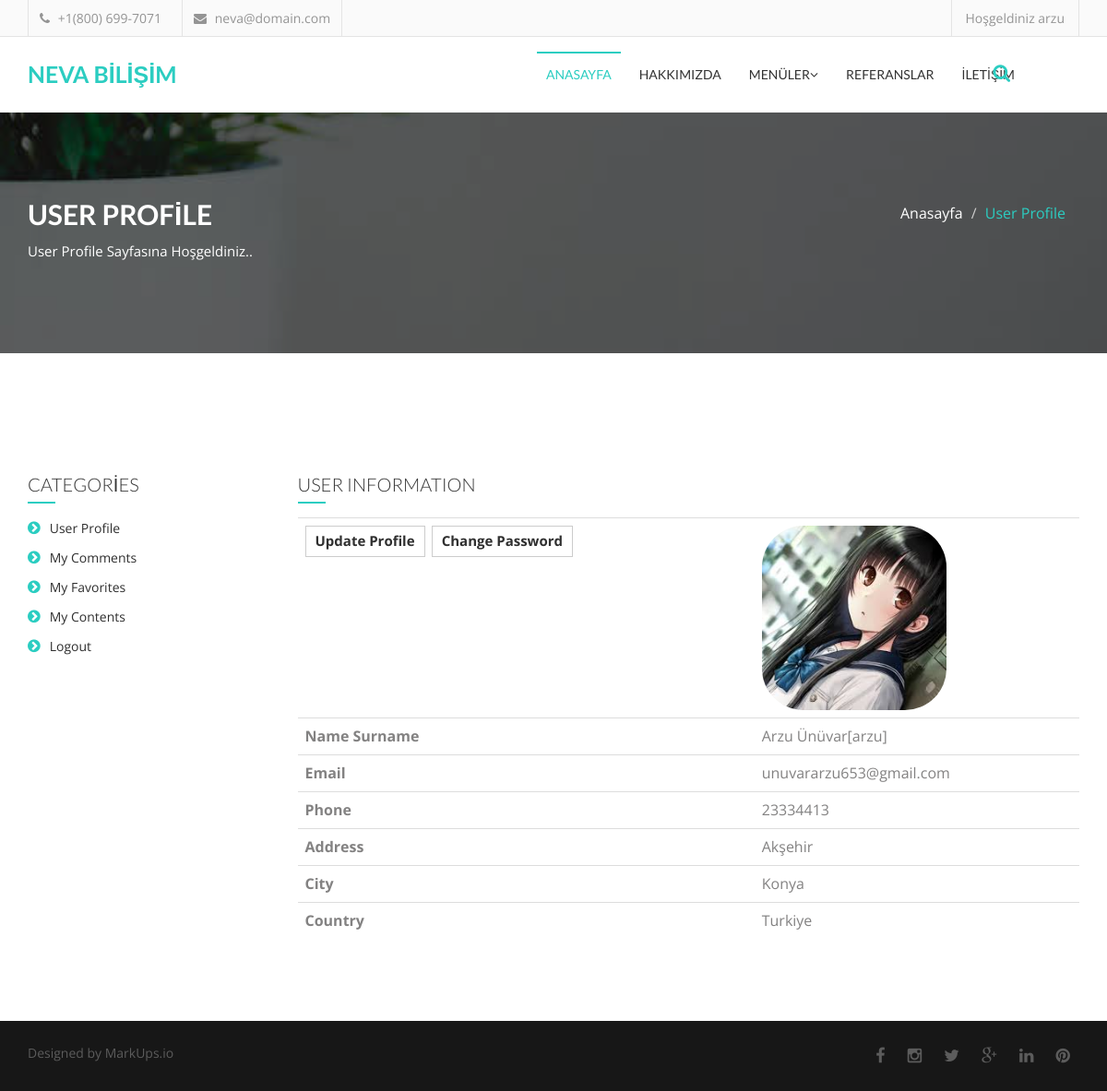
Page /user/ (signed in) on the earlier database version.
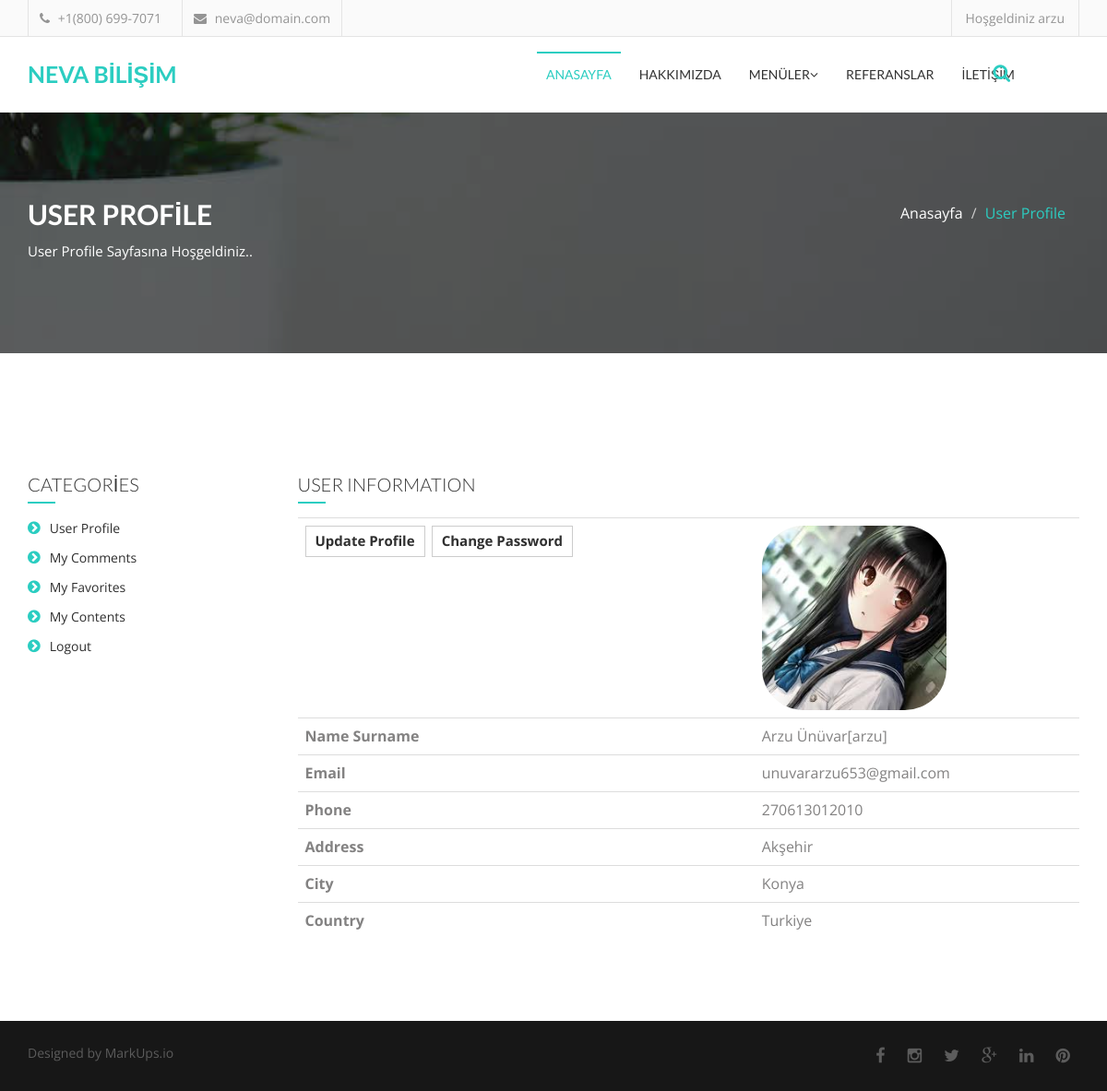
Same page on the later database version.
### home/models.py (models this page shows, shortened)
class UserProfile(models.Model):
    user = models.OneToOneField(User, on_delete=models.CASCADE)
    phone = models.CharField(blank=True, max_length=20)
    address = models.CharField(blank=True, max_length=150)
    city = models.CharField(blank=True, max_length=20)
    country = models.CharField(blank=True, max_length=20)
    image = models.ImageField(blank=True, upload_to='images/users/')
    def user_name(self):
        return self.user.first_name + ' ' + self.user.last_name + '[' + self.user.username + ']'
    def image_tag(self):
        return mark_safe('<img src="{}" height="50"/>'.format(self.image.url))
    image_tag.short_description = 'Image'

### user/views.py (the view)
# urls.py: path('', views.index, name='index'),
def index(request):
    category = Category.objects.all()
    current_user = request.user   # Access User Session information
    profile = UserProfile.objects.get(user_id=current_user.id)
    context = {'category': category, 'profile': profile}
    return render(request, 'user_profile.html', context)

### user/templates/user_profile.html (shortened to what the changed rows need)
{% extends "homebase.html" %}
{% block body %}
    <section id="single-page-header">
        <div class="overlay">
            <div class="container">
                <div class="row">
                    <div class="col-md-6 col-sm-6 col-xs-12">
                        <div class="single-page-header-left">
                            <h2>USER PROFİLE</h2>
                        </div>
                    </div>
                </div>
            </div>
        </div>
    </section>
    <section id="contact">
        <div class="container">
            <div class="row">
                <div class="col-md-12">
                    <div class="cotact-area">
                        <div class="row">
                            <div class="col-md-9">
                                <div class="contact-area-right">
                                    <table class="shopping-cart-table table">
                                        <tr>
                                            <th class="text-left">
                                                <div class="tag-cloud">
                                                <a href="/user/update" >Update Profile</a>
                                                <a href="/user/password" >Change Password</a>
                                                </div>
                                            </th>
                                            <td><img src="{{ profile.image.url }}" style="border-radius: 45px; height: 200px"></td>
                                        </tr>
                                        <tr>
                                            <th class="text-left">Name Surname</th>
                                            <td class="text-left">{{ profile.user_name }}</td>
                                        </tr>
                                        <tr>
                                            <th class="text-left">Email</th>
                                            <td class="text-left">{{ profile.user.email }}</td>
                                        </tr>
                                        <tr>
                                            <th class="text-left">Phone</th>
                                            <td class="text-left">{{ profile.phone}}</td>
                                        </tr>
                                        <tr>
                                            <th class="text-left">Address</th>
                                            <td class="text-left">{{ profile.address }}</td>
                                        </tr>
                                        <tr>
                                            <th class="text-left">City</th>
                                            <td class="text-left">{{ profile.city }}</td>
                                        </tr>
                                        <tr>
                                            <th class="text-left">Country</th>
                                            <td class="text-left">{{ profile.country }}</td>
                                        </tr>
                                    </table>
                                </div>
                            </div>
                        </div>
                    </div>
                </div>
            </div>
        </div>
    </section>
{% endblock %}

Differences in the rows shown:
changed UserProfile "Akşehir": phone "23334413" → "270613012010"
